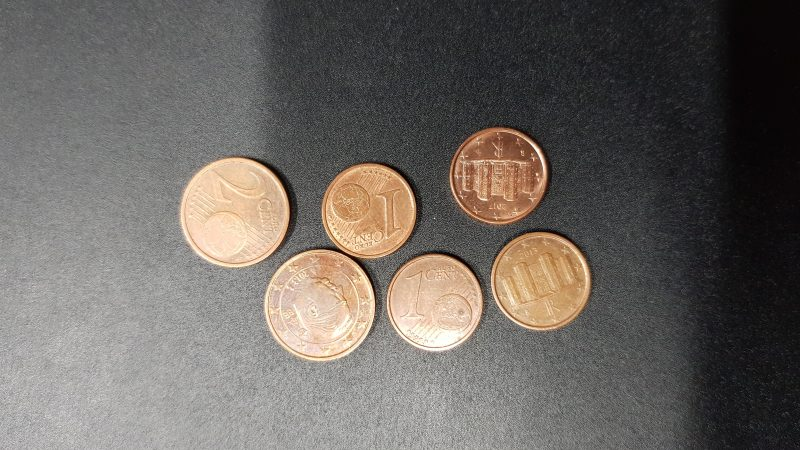
#> input picture Coins - 4.jpg, 800 x 450 px
$ python coins_detection_final.py
#> lines starting #> are read from the running program, lines starting #| are printed output that depends on the picture; after the words box and inside, x2 and y2 are one past the last pixel; in counts of white or black regions, pixels touching at a corner belong together
# Import Lib
import matplotlib.pyplot as plt
import cv2
import numpy as np

def convert(img, color_space='bgr2hsv'):
    return cv2.cvtColor(img, eval('cv2.COLOR_%s' % color_space.upper()))

def thresholding(img):
    ret2,th2 = cv2.threshold(img,0,255,cv2.THRESH_BINARY+cv2.THRESH_OTSU)
    return th2

def contours(img):
    contours, _ = cv2.findContours(img, cv2.RETR_EXTERNAL, cv2.CHAIN_APPROX_NONE)
    return contours

def drawContours(img, contours):
    _ = cv2.drawContours(img, contours, -1, 255, -1)
    return img

def floodFill(img):
    ff = img.copy()
    contours, _ = cv2.findContours(ff, cv2.RETR_EXTERNAL, cv2.CHAIN_APPROX_NONE)
    _ = cv2.drawContours(ff, contours, -1, 255, -1)
    return ff


def erosion(img):
    kernel =  cv2.getStructuringElement(cv2.MORPH_ELLIPSE,(5,5))
    erode = cv2.erode(img, kernel, iterations = 3)
    return erode

def main(path):
#> called with path = 'Coins - 4.jpg'
    image = cv2.imread(path)
#> image is the input picture: shape (450, 800, 3); mean B, G, R 97.7, 102.6, 108
    image_YCrCb = convert(image, 'BGR2YCr_Cb')
#> in convert, `return cv2.cvtColor(img, eval('cv2.COLOR_%s' % color_space.upper()))`: returned value: shape (450, 800, 3); mean of channels 0, 1, 2 103.7, 131.1, 124.6
    image_Cb = image_YCrCb[...,2]
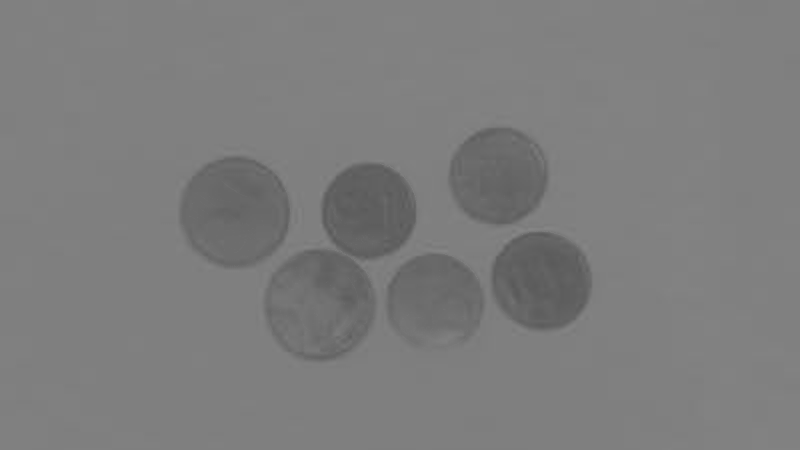
#> image_Cb: shape (450, 800); min 88, max 135, mean 124.6
    # ~ thresholding to take coin value
    image_thresholding = ~thresholding(image_Cb)
#> in thresholding, `ret2,th2 = cv2.threshold(img,0,255,cv2.THRESH_BINARY+cv2.THRESH_OTSU)`:
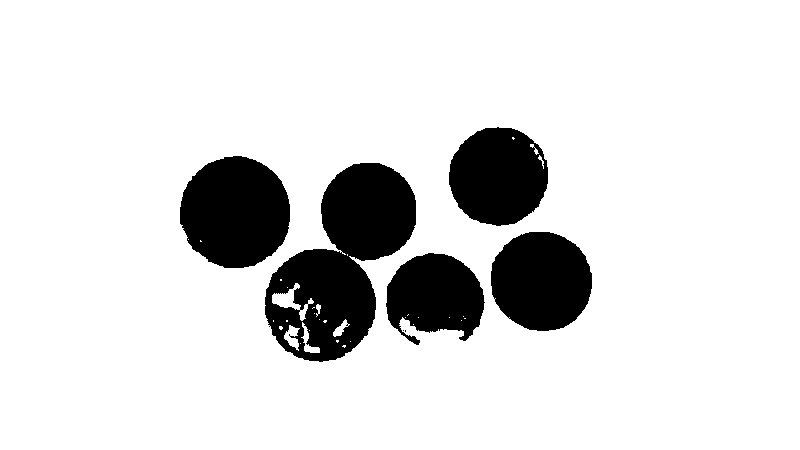
#> th2: shape (450, 800); 86.8% white; 7 black regions (2 under 20 px), largest, box (x1, y1, x2, y2) and area: (265, 163, 416, 362) 16008, (180, 156, 290, 268) 9651, (491, 232, 592, 331) 7935, (449, 127, 548, 226) 7594, (386, 253, 485, 345) 6376
#> in thresholding, `ret2,th2 = cv2.threshold(img,0,255,cv2.THRESH_BINARY+cv2.THRESH_OTSU)`: ret2 = 115
#> image_thresholding: shape (450, 800); 13.2% white; 7 white regions (2 under 20 px)
    image_floodFill = floodFill(image_thresholding)
#> in floodFill, `contours, _ = cv2.findContours(ff, cv2.RETR_EXTERNAL, cv2.CHAIN_APPROX..`: contours = 7 contours, 2 with area under 20; largest, box (x1, y1, x2, y2) and area: (265, 163, 416, 362) 16814, (180, 156, 290, 268) 9491, (491, 232, 592, 331) 7792, (449, 127, 548, 226) 7516, (386, 253, 485, 345) 6205
#> in floodFill, `_ = cv2.drawContours(ff, contours, -1, 255, -1)`:
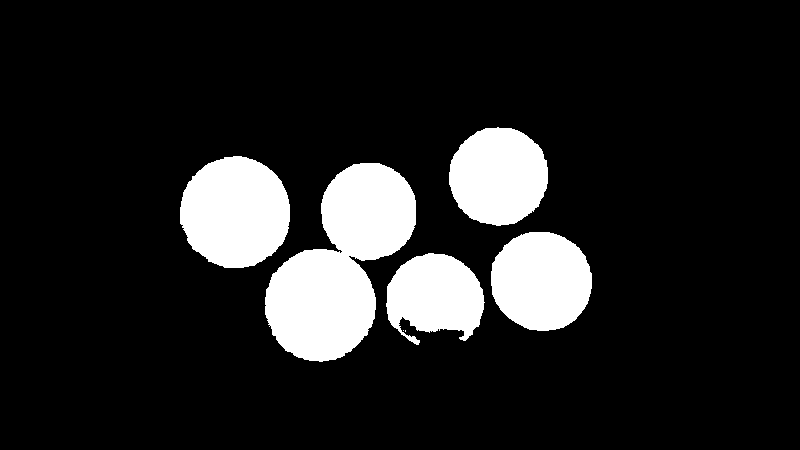
#> ff: shape (450, 800); 13.5% white; 7 white regions (2 under 20 px), largest, box (x1, y1, x2, y2) and area: (265, 163, 416, 362) 17116, (180, 156, 290, 268) 9655, (491, 232, 592, 331) 7937, (449, 127, 548, 226) 7661, (386, 253, 485, 345) 6386
    image_Erosion = erosion(image_floodFill)
#> in erosion, `erode = cv2.erode(img, kernel, iterations = 3)`:
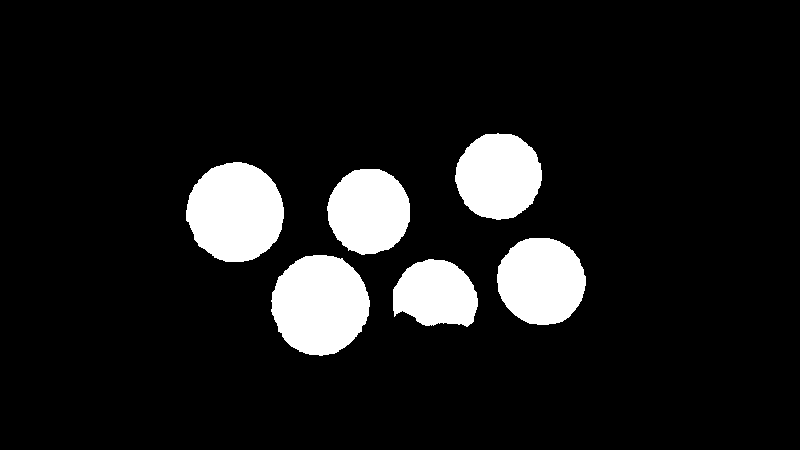
#> erode: shape (450, 800); 10.3% white; 6 white regions
    image_contours_2 = contours(image_Erosion)
#> in contours, `contours, _ = cv2.findContours(img, cv2.RETR_EXTERNAL, cv2.CHAIN_APPRO..`: contours = 6 contours; box (x1, y1, x2, y2) and area: (271, 255, 370, 356) 7530, (186, 162, 284, 262) 7450, (497, 238, 586, 325) 5970, (455, 133, 542, 220) 5716, (327, 169, 410, 255) 5447, (393, 259, 478, 327) 4320
#> image_contours_2 has the same summary as contours in contours
    img_Final = image.copy()
    for cnt in image_contours_2:
        epsilon = 0.01* cv2.arcLength(cnt, True)
        new_cnt = cv2.approxPolyDP(cnt, epsilon, True)
        dc_new = cv2.drawContours(img_Final, cnt, -1, (0,255,0), 2)
#> this loop made 6 passes
#> epsilon on passes 1 to 6: 2.76, 3.36, 2.91, 2.83, 3.29, 2.9
#> pass 2, in main, `dc_new = cv2.drawContours(img_Final, cnt, -1, (0,255,0), 2)`:
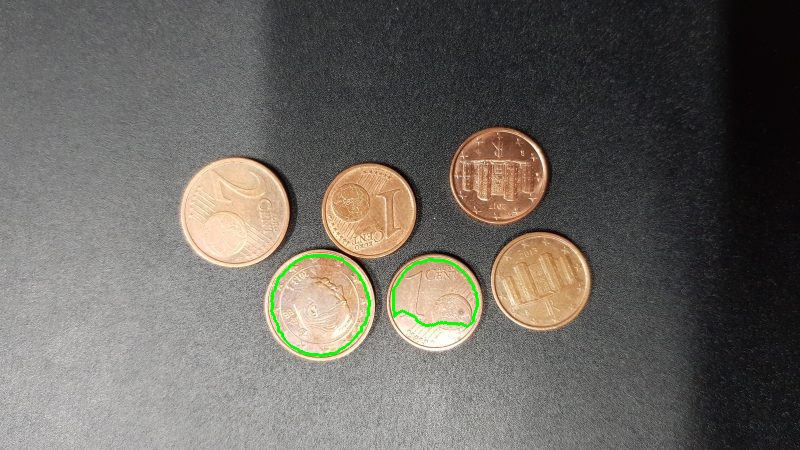
#> dc_new: shape (450, 800, 3); mean B, G, R 97, 102.9, 107
#> pass 3, in main, `dc_new = cv2.drawContours(img_Final, cnt, -1, (0,255,0), 2)`:
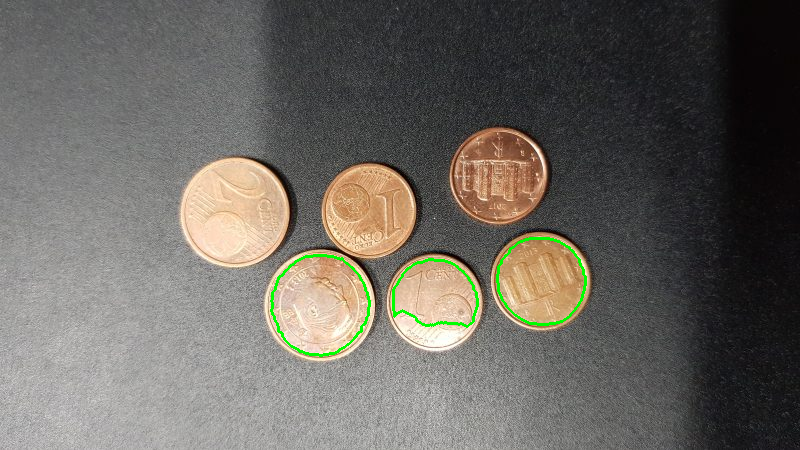
#> dc_new: shape (450, 800, 3); 0.21% of pixels changed, all inside (x1, y1, x2, y2) = (496, 237, 587, 326)
#> after the loop:
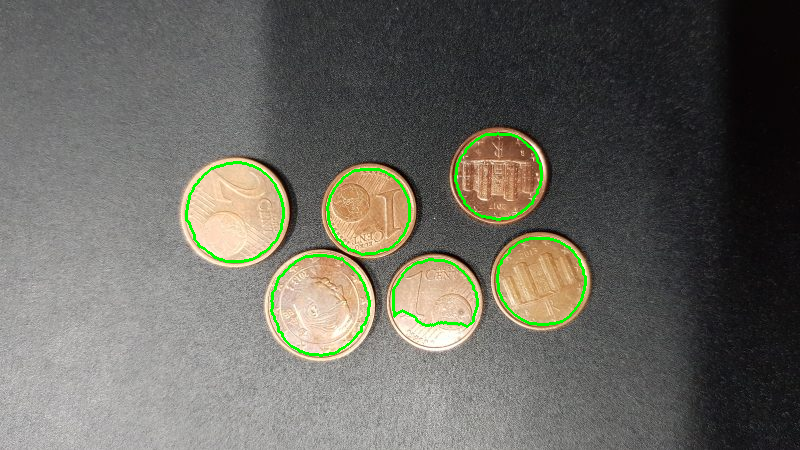
#> img_Final: shape (450, 800, 3); 1.29% of pixels changed, all inside (x1, y1, x2, y2) = (185, 132, 587, 357)
    putText = cv2.putText(img_Final, "Number of coins: " + str(len(image_contours_2)), (40,40), cv2.FONT_HERSHEY_SIMPLEX,  1, (0, 255, 0), 2, cv2.LINE_AA, bottomLeftOrigin=False)
    print("Image at D:\Coins_detection\Result")
    return img_Final


def saveImg(img, path):
    cv2.imwrite(path, img)
if __name__ == "__main__":
    path = 'Coins - 4.jpg'
    image = main(path)
    saveImg(image, './Result/%s' %path.split("/")[-1])
